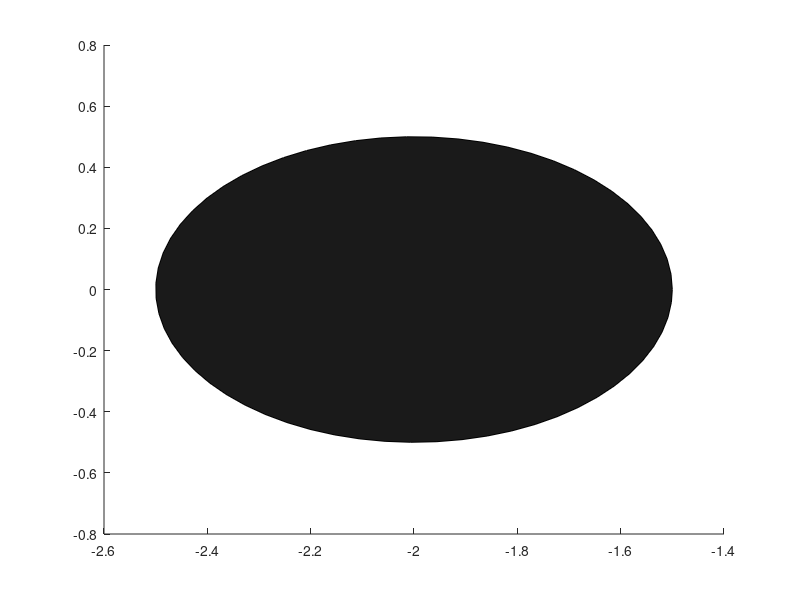

The MATLAB source for this figure: (Note: this script raises an error after producing the figure.)
close;
clear;
clc;
%%%%%%%%%%%%%%%%%%%%%%%%%%%%%%%%%%%%%%%%%%%%%%%%%%%%
% Colors
lightGrey = [0.7,0.7,0.7];
darkGrey = [0.1,0.1,0.1];
brickRed = [0.6,0.25,0.2];

% Ball properties
Ball.pos.x = -2; % Inital position 
Ball.pos.y = 0; % Inital position 
Ball.vel.x = 1; % Inital position 
Ball.vel.y = 0; % Inital position 
Ball.mass = 1; % Weight in kilograms
Ball.radius = 0.5; % ball radius

% Floor properties
Floor.size.x = 20;
Floor.size.y = 20;
Floor.pos.x = 0;
Floor.pos.y = 0;
Floor.XMin = Floor.pos.x - (Floor.size.x/2);
Floor.XMax = Floor.pos.x + (Floor.size.x/2);
Floor.YMin = Floor.pos.y - (Floor.size.y/2);
Floor.YMax = Floor.pos.y + (Floor.size.y/2);


% Box1 (Brick) properties
Box1.size.x = 2; % Initial position
Box1.size.y = 2; % Initial position
Box1.pos.x = 2; % Initial position
Box1.pos.y = 0; % Initial position
Box1.vel.x = 0; % Initial speed
Box1.vel.y = 0; % Initial speed
Box1.mass = 0.5; % Weight in Kilograms
%%%%%%%%%%%%%%%%%%%%%%%%%%%%%%%%%%%%%%%%%%%%%%%%%%%%%

% We want to loop constant updates, we need functions to call
%   - We need to loop for x "seconds"
%     - Will there be a collision?
%       - OPTIONAL Sphere <-> Sphere
%       - Box <-> Box
%       - Sphere <-> Box

%     - What will the resulting vectors become?
%       - Depends on what objects collide

%     - Friction?
%     - Gravitation?
%     - Euler Updates
%       - Update speed
%       - Update angle

%    - End loop
%%%%%%%%%%%%%%%%%%%%%%%%%%%%%%%%%%%%%%%%%%%%%%%%%%%%%

% Ball
a = 0:0.1:2*pi;
Xcircle = cos(a);
Ycircle = sin(a);
ballBody = patch(Ball.pos.x + (Ball.radius*Xcircle), Ball.pos.y + (Ball.radius*Ycircle),darkGrey,'FaceAlpha',1);

% This creates our body patch ("Creates a rigid body")
FloorBody = createBoxPatch(Floor.pos, Floor.size, lightGrey, 0.5);
box1Body = createBoxPatch(Box1.pos, Box1.size, brickRed, 1);


% Init draw space 
axis square equal;
axis([Floor.XMin-1,Floor.XMax+1, Floor.YMin-1, Floor.YMax+1]);
hold on;

% Update loop
for i = 1:600

  % We check if the ball is hitting the border wall.
  if (Ball.pos.x < Floor.XMin+Ball.radius)
    Ball.vel.x = -Ball.vel.x;
    Ball.vel.y = -Ball.vel.y;
  end

  if (Ball.pos.x > Floor.XMax-Ball.radius)
    Ball.vel.x = -Ball.vel.x;
    Ball.vel.y = -Ball.vel.y;
  end
  
  if (Ball.pos.y < Floor.YMin+Ball.radius) 
    Ball.vel.x = -Ball.vel.x;
    Ball.vel.y = -Ball.vel.y;
  end

  if (Ball.pos.y > Floor.YMax-Ball.radius) 
    Ball.vel.x = -Ball.vel.x;
    Ball.vel.y = -Ball.vel.y;
  end

  % Check if our Ball is colliding with Box1
  if boxSphereIntersect(Ball.pos, Ball.radius, Box1.pos, Box1.size)
    disp('Ball has collided with the sphere. DO SHIT')
    Ball.vel.x = -Ball.vel.x;
    Ball.vel.y = -Ball.vel.y;
  end


  % Update our objects and make them ready for drawnow.
  set(ballBody,'XData',Ball.pos.x + (Ball.radius*Xcircle), 'YData', Ball.pos.y + (Ball.radius*Ycircle));
  drawnow;

  % Handle Friction
  % F = m*a = m*derivate(Velocity) -> We have velocity, we have mass.
  Ball.vel.x
  if (abs(Ball.vel.x) > 0.01 && Ball.vel.x > 0)
    disp('Vel greater then 0')
    Ball.vel.x = Ball.vel.x - 0.03*i*0.01;
  end

  if (abs(Ball.vel.x) > 0.01 && Ball.vel.x < 0)
    disp('Vel less then 0')
    Ball.vel.x = Ball.vel.x + 0.03*i*0.01;
  end

  % Update Vectors for next iteration  using euler for differential eqs.
  Ball.pos.x = Ball.pos.x + Ball.vel.x;
  Ball.pos.y = Ball.pos.y + Ball.vel.y;
  

  F(i) = getframe(gcf);
end

writerObj = VideoWriter('elasticCollision.avi');
writerObj.FrameRate = 60;
writerObj.Quality = 100;
 
open(writerObj);
for i=1:length(F)
  frame = F(i);    
  writeVideo(writerObj, frame);
end
close(writerObj);
